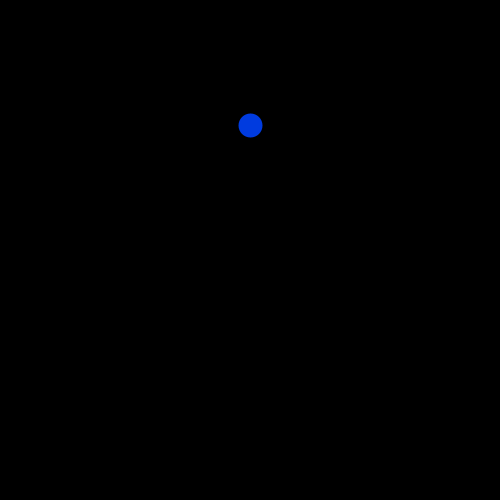
Frame 1 (no input)
Frame 60 (the mouse pressed at the canvas centre just before this capture): identical to frame 1, image omitted
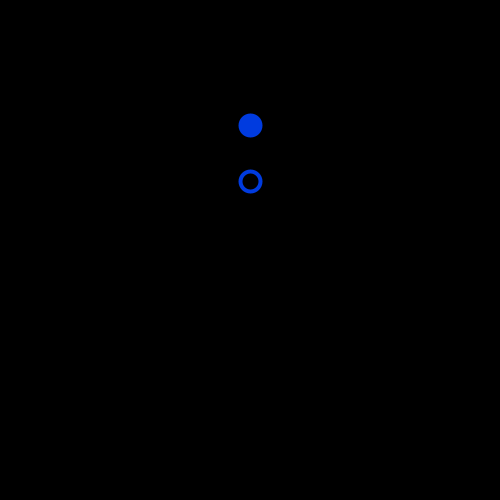
Frame 120 (the mouse held since frame 60 and released just before this capture)

The Processing sketch that drew these frames (run headless with seeded random() and noise(); from frame 60 on, the mouse is pressed at the canvas centre):

// Processing sketch: processing_94530
// ── processing_94530.pde

//source: http://blog.datasingularity.com/?p=362
 
ArrayList particles;
 Particle p1;
   
void setup() {
 size(500, 500);
 strokeWeight(4);
  
 smooth();
   
 particles = new ArrayList();
 p1 = new Particle();
 p1.location = new PVector(width/2, height/2-(height/4));
 p1.fixed = true;
 p1.mass = 20.0;
   
 particles.add(p1);
}
   
void draw() {
  background(0);
  for (int i = particles.size()-1; i >= 0; i--) {
    Particle p = (Particle)particles.get(i);
    applyDissipativeForce(p, 0.01);
    applyAttractiveForce(p1, p, 500f, 50f);
    if(!p.exist()) {
      particles.remove(i);
    }
  }
}
   
void mousePressed() {
   stroke(223,1,116);
  fill(223,1,116);
  particles.add(new Particle());
}
   
void applyDissipativeForce(Particle p, float friction) {
  PVector f = PVector.mult(p.velocity, -friction);
  p.applyForce(f);
}
   
void applyAttractiveForce(Particle a, Particle b, float strength, float minDistance) {
  PVector dir = PVector.sub(a.location, b.location);
  float d = dir.mag();
  if (d < minDistance) d = minDistance;
  dir.normalize();
  float force = (strength * a.mass * b.mass) / (d * d);
  dir.mult(force);
  if (!b.fixed) b.applyForce(dir);
  if (!a.fixed) {
    dir.mult(-1f);
    a.applyForce(dir);
  }
}
   
public class Particle {
  PVector location;
  PVector velocity;
  PVector acceleration;
  float mass;
  boolean fixed;
   
  public Particle() {
      location = new PVector(mouseX, mouseY);
      //velocity from direction and speed of mouse movement
      velocity = new PVector(mouseX-pmouseX, mouseY-pmouseY);
      acceleration = new PVector(0, 0, 0);
      mass =1;
      fixed = false;
  }
   
  public boolean exist() {
     if (fixed) {
       fill(0,59,223); //blue
       stroke(0,59,223);
     } else {
       velocity.add(acceleration);
       location.add(velocity);
       acceleration.mult(0);
       fill(0);
     }
     ellipse(location.x, location.y, 20, 20);
     return true;
  }
   
  void applyForce(PVector force) {
      acceleration.add(PVector.div(force, mass));
  }
   
}
